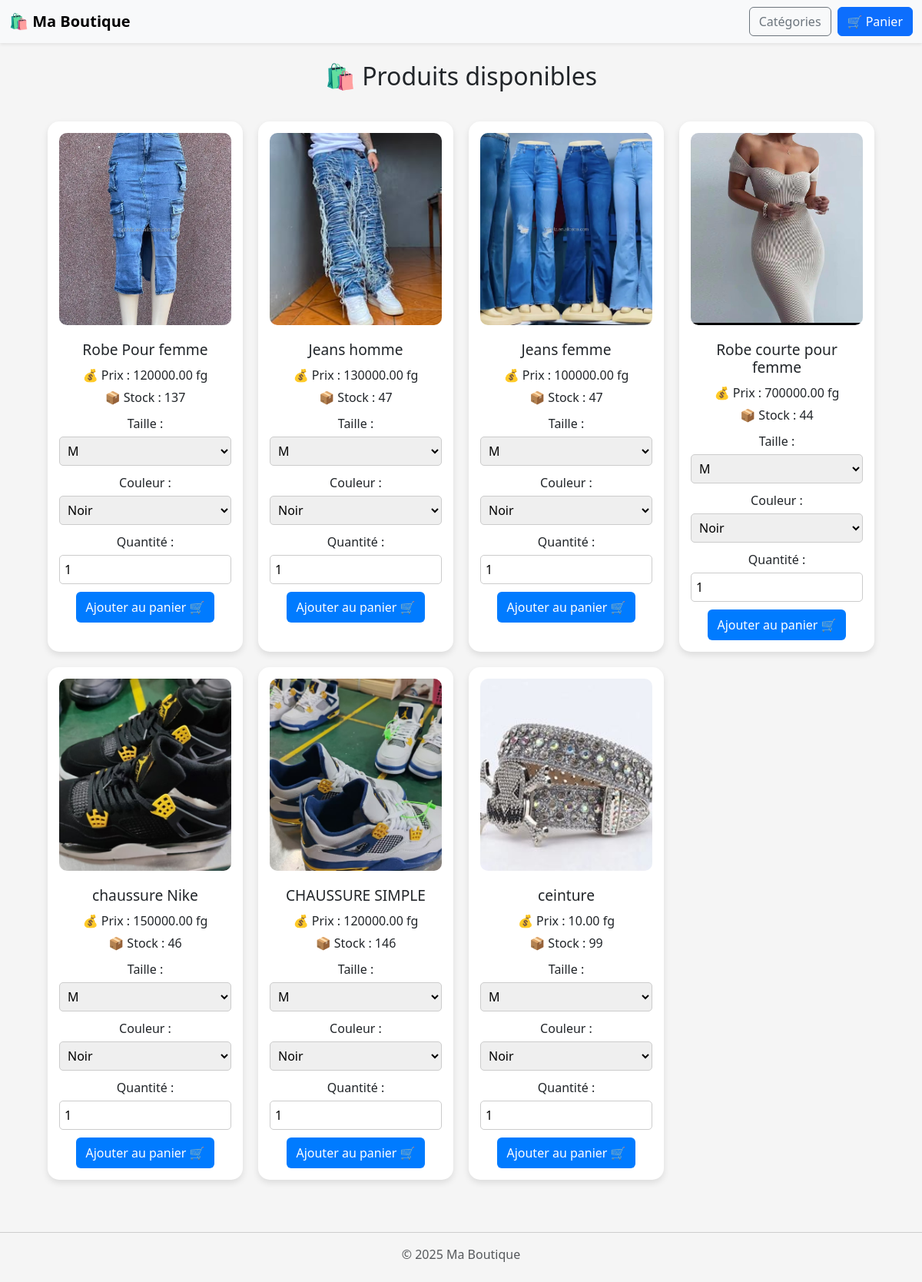
The page / on the database its author committed.
### boutique/models.py (models this page shows, shortened)
class Produit(models.Model):
    nom = models.CharField(max_length=100)
    image = models.ImageField(upload_to='produits/')
    prix = models.DecimalField(max_digits=10, decimal_places=2)
    stock_initial = models.PositiveIntegerField()
    categorie = models.ForeignKey(Categorie, on_delete=models.CASCADE, null=True, blank=True)
    def stock_restant(self):
        ventes = self.vente_set.aggregate(total=models.Sum('quantite'))['total'] or 0
        return self.stock_initial - ventes

### boutique/views.py (the view)
# urls.py: path('', liste_produits, name='liste_produits'),
def liste_produits(request):
    produits = Produit.objects.all()
    return render(request, 'boutique/liste_produits.html', {'produits': produits})

### boutique/context_processors.py (called while the page is built)
def panier(request):
    panier = request.session.get('panier', {})
    total_articles = sum(item['quantite'] for item in panier.values())
    return {
        'panier': {
            'total_articles': total_articles
        },
        'panier_count': total_articles
    }

### boutique/templates/boutique/liste_produits.html (shortened to what this page needs)
{% extends 'boutique/base.html' %}
{% block content %}
<h1 style="text-align: center; font-size: 2em; margin-bottom: 20px;">🛍️ Produits disponibles</h1>
<div class="produits-grid">
    {% for produit in produits %}
    <div class="product-card">
        <img src="{{ produit.image.url }}" alt="{{ produit.nom }}">
        <h2>{{ produit.nom }}</h2>
        <p>💰 Prix : {{ produit.prix }} fg</p>
        <p>📦 Stock : {{ produit.stock_restant }}</p>
        <form method="post" action="{% url 'ajouter_au_panier' produit.id %}">
            <label for="taille">Taille :</label>
            <select name="taille">
                <option value="M" selected>M</option>
            </select>
            <label for="couleur">Couleur :</label>
            <select name="couleur">
                <option value="noir" selected>Noir</option>
            </select>
            <label for="quantite">Quantité :</label>
            <input type="number" name="quantite" value="1" min="1">
            <button type="submit">Ajouter au panier 🛒</button>
        </form>
    </div>
    {% endfor %}
</div>
{% endblock %}

### boutique/templates/boutique/base.html (shortened to what this page needs)
<!DOCTYPE html>
<html lang="fr">
<head>
    <link href="https://cdn.jsdelivr.net/npm/bootstrap@5.3.0/dist/css/bootstrap.min.css" rel="stylesheet">
</head>
<body>
    <nav class="navbar navbar-expand-lg navbar-light bg-light mb-4 shadow-sm">
        <div class="container-fluid">
            <a class="navbar-brand fw-bold" href="#">🛍️ Ma Boutique</a>
            <div class="d-flex ms-auto">
                <a href="{% url 'liste_categories' %}" class="btn btn-outline-secondary me-2">Catégories</a>
                <a href="{% url 'voir_panier' %}" class="btn btn-primary position-relative" aria-label="Voir le panier">
                    🛒 Panier
                </a>
            </div>
        </div>
    </nav>
    <div class="container">
        {% block content %}
        {% endblock %}
    </div>
    <footer class="text-center text-muted mt-5 mb-4">
        <hr>
        <p>&copy; 2025 Ma Boutique</p>
    </footer>
</body>
</html>

### boutique/templates/boutique/liste_produits.html (style rules this page uses)
body { font-family: 'Segoe UI', Tahoma, Geneva, Verdana, sans-serif; background-color: #f5f5f5; }
.produits-grid { display: grid; grid-template-columns: repeat(auto-fit, minmax(250px, 1fr)); gap: 20px; padding: 20px; }
.product-card { background-color: white; border-radius: 15px; box-shadow: 0 4px 8px rgba(0,0,0,0.1); padding: 15px; text-align: center; transition: transform 0.3s; }
.product-card img { width: 100%; height: 250px; object-fit: cover; border-radius: 10px; margin-bottom: 10px; }
.product-card h2 { font-size: 1.2em; margin: 10px 0; }
.product-card p { margin: 5px 0; font-weight: 500; }
form { margin-top: 10px; }
select, input[type="number"] { width: 100%; padding: 6px; margin-top: 5px; margin-bottom: 10px; border-radius: 5px; border: 1px solid #ccc; }
button { background-color: #007bff; color: white; padding: 8px 12px; border: none; border-radius: 6px; cursor: pointer; transition: background-color 0.2s; }

### rows shown on the page
Produit: image (picture), nom "Robe Pour femme", prix "120000.00", stock_restant "137"
Produit: image (picture), nom "Jeans homme", prix "130000.00", stock_restant "47"
Produit: image (picture), nom "Jeans femme", prix "100000.00", stock_restant "47"
Produit: image (picture), nom "Robe courte pour femme", prix "700000.00", stock_restant "44"
Produit: image (picture), nom "chaussure Nike", prix "150000.00", stock_restant "46"
Produit: image (picture), nom "CHAUSSURE SIMPLE", prix "120000.00", stock_restant "146"
Produit: image (picture), nom "ceinture", prix "10.00", stock_restant "99"
